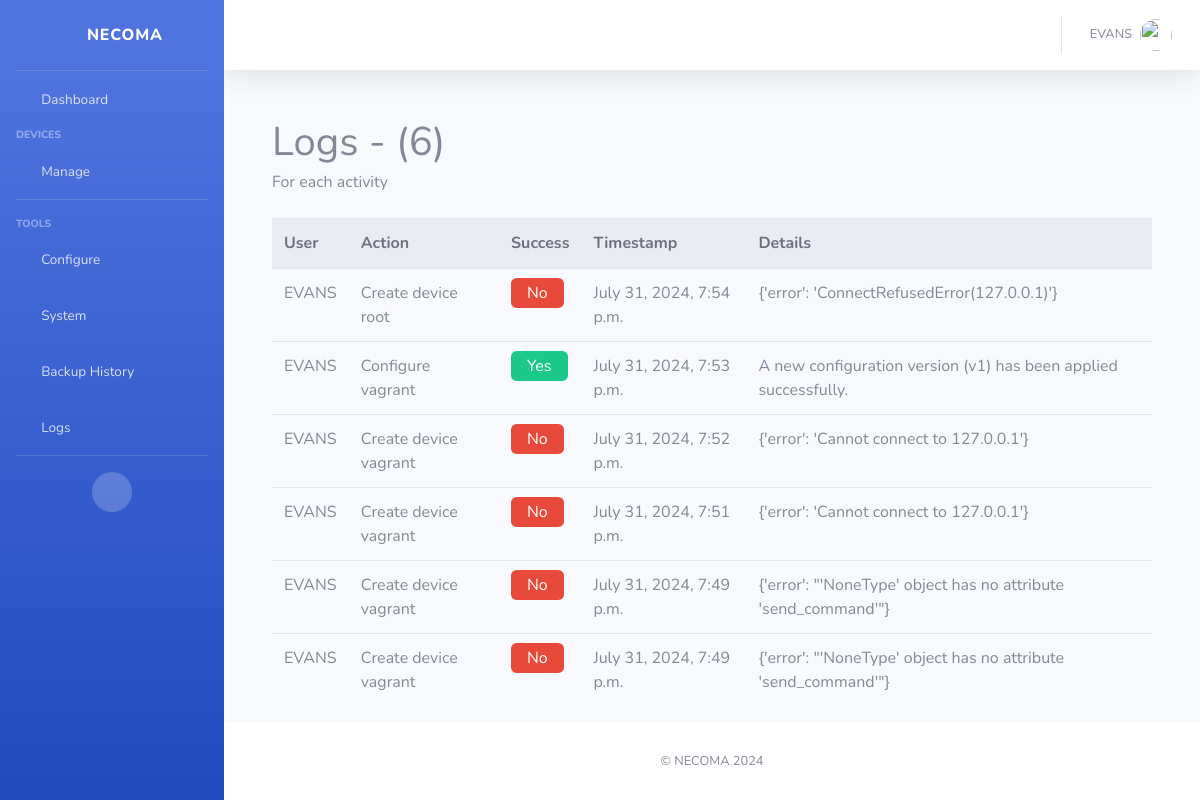
Page /logs/ (signed in) on the committed database.
### netconfapp/models.py (models this page shows, shortened)
class Log(models.Model):
    id = models.UUIDField(primary_key=True, default=uuid.uuid4, editable=False)
    user = models.ForeignKey(User, on_delete=models.SET_NULL, null=True)
    action = models.CharField(max_length=100)
    success = models.BooleanField(default=False)
    details = models.TextField(null=True, blank=True)
    timestamp = models.DateTimeField(auto_now_add=True)

### netconfapp/views.py (the view)
# urls.py: path('logs/', views.show_configuration_logs, name='show_logs'),
@login_required
def show_configuration_logs(request):
    configuration_logs = Log.objects.order_by('-timestamp')
    return render(request, 'configuration_logs.html', {'logs': configuration_logs})

### templates/configuration_logs.html
{% extends "base.html" %}
{% block content %}
    <div class="container mt-5">
        <h1 class="mb-1">Logs - ({{logs|length}})</h1>
        <p class="mb-4 text-lead">For each activity</p>
        <table class="table">
            <thead class="thead-light">
                <tr>
                    <th>User</th>
                    <th>Action</th>
                    <th>Success</th>
                    <th>Timestamp</th>
                    <th>Details</th>
                </tr>
            </thead>
            <tbody>
                {% for log in logs %}
                <tr>
                    <td>{{ log.user|upper }}</td>
                    <td>{{ log.action }}</td>
                    <td>{% if log.success %}<span class="text-white px-3 py-1 rounded badge-success">Yes</span>{% else %}<span class="text-white px-3 py-1 rounded badge-danger">No</span>{% endif %}</td>
                    <td>{{ log.timestamp }}</td>
                    <td>{{ log.details }}</td>
                </tr>
                {% endfor %}
            </tbody>
        </table>
    </div>
{% endblock content %}

### templates/base.html (shortened to what this page needs)
{% load static %}
<!DOCTYPE html>
<html lang="en">
  <head>
    <link
      href="{% static 'fontawesome-free/css/all.min.css' %}"
      rel="stylesheet"
      type="text/css"
    />
    <link
      href="{% static 'css/sb-admin-2.min.css' %}" rel="stylesheet"/>
  </head>
  <body id="page-top">
    <div
      id="wrapper"
    >
      <ul
        class="navbar-nav top-0 sticky-top h-100 bg-gradient-primary sidebar sidebar-dark accordion"
        id="accordionSidebar"
      >
        <a
          class="sidebar-brand d-flex align-items-center justify-content-center"
          href=""
        >
          <div class="sidebar-brand-icon w-14 h-14 rotate-n-15">
            <i class="fas fa-dice"></i>
          </div>
          <div class="sidebar-brand-text mx-3">NECOMA</div>
        </a>
        <hr class="sidebar-divider my-0" />
        <li class="nav-item {% if request.path == '/' %}active{% endif %}">
          <a
            class="nav-link {% if request.path == '/' %}active{% endif %}"
            href="/"
          >
            <i class="fas fa-fw fa-tachometer-alt"></i>
            <span>Dashboard</span>
          </a>
        </li>
        <div class="sidebar-heading">Devices</div>
        <li
          class="nav-item {% if request.path == '/connect-to-device' or request.path == '/vendors' or request.path == '/admin/auth/user/' %}active{% endif %}"
        >
          <a
            class="nav-link collapsed {% if request.path == '/connect-to-device' or request.path == '/vendors' or request.path == '/admin/auth/user/' %}active{% endif %}"
            href="#"
            data-toggle="collapse"
            data-target="#collapseManage"
            aria-expanded="true"
            aria-controls="collapseManage"
          >
            <i class="fas fa-fw fa-server"></i>
            <span>Manage</span>
          </a>
        </li>
        <hr class="sidebar-divider" />
        <div class="sidebar-heading">Tools</div>
        <li
          class="nav-item {% if request.path == '/configure-devices' %} active {% endif %}"
        >
          <a
            class="nav-link {% if request.path == '/configure-devices' %}active{% endif %}"
            href="/configure-devices"
          >
            <i class="fas fa-fw fa-terminal"></i>
            <span>Configure</span>
          </a>
        </li>
        <li class="nav-item">
          <a
            class="nav-link collapsed"
            href="#"
            data-toggle="collapse"
            data-target="#collapseSystem"
            aria-expanded="true"
            aria-controls="collapseSystem"
          >
            <i class="fas fa-fw fa-cog"></i>
            <span>System</span>
          </a>
        </li>
        <li
          class="nav-item {% if request.path == '/backups' %}active{% endif %}"
        >
          <a
            class="nav-link {% if request.path == '/backups' %}active{% endif %}"
            href="/backups"
          >
            <i class="fas fa-fw fa-database"></i>
            <span>Backup History</span>
          </a>
        </li>
        <li class="nav-item {% if request.path == '/logs' %}active{% endif %}">
          <a
            class="nav-link {% if request.path == '/logs' %}active{% endif %}"
            href="/logs"
          >
            <i class="fas fa-fw fa-table"></i>
            <span>Logs</span>
          </a>
        </li>
        <hr class="sidebar-divider d-none d-md-block" />
        <div class="text-center d-none d-md-inline">
          <button
            class="rounded-circle border-0"
            id="sidebarToggle"
          ></button>
        </div>
      </ul>
      <div
        id="content-wrapper"
        class="d-flex flex-column"
      >
        <div id="content">
          <nav
            class="navbar sticky-top top-0 navbar-expand navbar-light bg-white topbar mb-4 static-top shadow"
          >
            <ul class="navbar-nav ml-auto">
              <li class="nav-item no-arrow mx-1">
                <a
                    class="nav-link"
                    href="/connect-to-device"
                    id="alertsDropdown"
                    role="button">
                    <i class="fas fa-plus fa-fw"></i>
                </a>
            </li>
            <li class="nav-item no-arrow mx-1">
                <a
                    class="nav-link"
                    href="/admin/auth/user/"
                    id="alertsDropdown"
                    role="button">
                    <i class="fas fa-users fa-fw"></i>
                </a>
            </li>
              <li class="nav-item dropdown no-arrow">
                <a
                  class="nav-link dropdown-toggle"
                  href="#"
                  id="userDropdown"
                  role="button"
                  data-toggle="dropdown"
                  aria-haspopup="true"
                  aria-expanded="false"
                >
                  <span class="mr-2 d-none d-lg-inline text-gray-600 small"
                    >{{request.user|upper}}</span
                  >
                  <img
                    class="img-profile rounded-circle"
                    src="{% static 'image/man.png' %}"
                  />
                </a>
              </li>
            </ul>
          </nav>
          <div class="container  container-fluid px-2 py-0 px-md-4 py-md-0">
             {% block content %} {% endblock %}
        </div>
        </div>
        <footer class="sticky-footer bg-white">
          <div class="container my-auto">
            <div class="copyright text-center my-auto">
              <span>&copy; NECOMA 2024</span>
            </div>
          </div>
        </footer>
      </div>
    </div>
  </body>
</html>

### rows in the picture
Log: user "EVANS", action "Create device root", success "No", timestamp "July 31, 2024, 7:54 p.m.", details "{'error': 'ConnectRefusedError(127.0.0.1)'}"
Log: user "EVANS", action "Configure vagrant", success "Yes", timestamp "July 31, 2024, 7:53 p.m.", details "A new configuration version (v1) has been applied successfully."
Log: user "EVANS", action "Create device vagrant", success "No", timestamp "July 31, 2024, 7:52 p.m.", details "{'error': 'Cannot connect to 127.0.0.1'}"
Log: user "EVANS", action "Create device vagrant", success "No", timestamp "July 31, 2024, 7:51 p.m.", details "{'error': 'Cannot connect to 127.0.0.1'}"
Log: user "EVANS", action "Create device vagrant", success "No", timestamp "July 31, 2024, 7:49 p.m.", details "{'error': \"'NoneType' object has no attribute 'send_command'\"}"
Log: user "EVANS", action "Create device vagrant", success "No", timestamp "July 31, 2024, 7:49 p.m.", details "{'error': \"'NoneType' object has no attribute 'send_command'\"}"

### other values in the picture
{{ request.user|upper }} "EVANS"
{{ logs|length }} "6"
